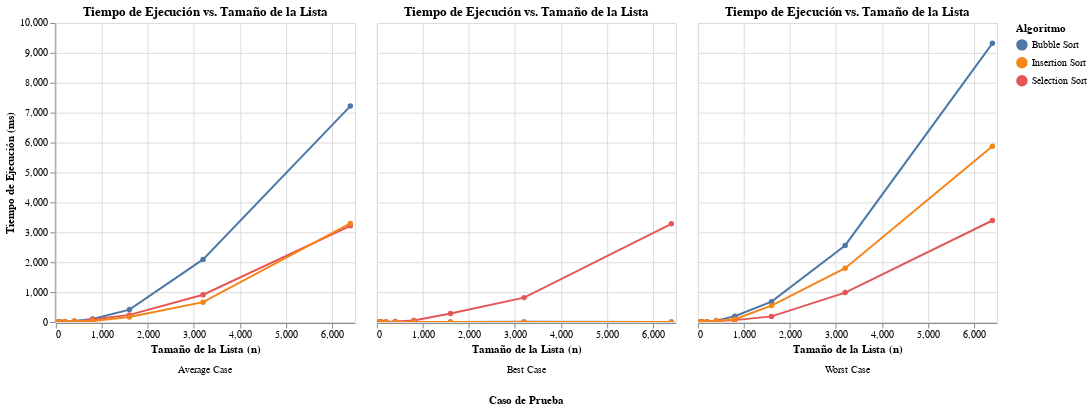

Source (notebook cell):
### Markdown cell above
## 2. Gráfica: Tiempo de Ejecución vs. Tamaño (n)

Comparamos el tiempo real (en milisegundos) que tomó cada algoritmo para diferentes tamaños de lista (n), separado por cada caso de prueba.

### Code cell
# Solo ejecutar si el DataFrame no está vacío
if not df.empty:
    chart_time = alt.Chart(df).mark_line(point=True).encode(
        # Eje X: Tamaño de la lista
        x=alt.X('Size (n)', title='Tamaño de la Lista (n)'),
        
        # Eje Y: Tiempo de ejecución
        y=alt.Y('Time (ms)', title='Tiempo de Ejecución (ms)'),
        
        # Color: Una línea por cada algoritmo
        color=alt.Color('Algorithm', title='Algoritmo'),
        
        # Tooltip: Mostrar detalles al pasar el mouse
        tooltip=['Algorithm', 'Case', 'Size (n)', 'Time (ms)', 'Comparisons', 'Movements']
    ).properties(
        title='Tiempo de Ejecución vs. Tamaño de la Lista'
    ).facet(
        # Columnas: Separar los gráficos por 'Caso de Prueba'
        column=alt.Column('Case', title='Caso de Prueba', header=alt.Header(titleOrient="bottom", labelOrient="bottom"))
    ).interactive() # Habilitar zoom y pan

    display(chart_time)
else:
    print("No se pueden generar gráficos porque no se cargaron datos.")

### Figure 1 — Vega-Lite specification as saved in the notebook (floating-point values rounded to 4 significant figures)
{"config": {"view": {"continuousWidth": 300, "continuousHeight": 300}}, "data": {"name": "data-240fde45c889bafb4472f95763ef335a"}, "facet": {"column": {"field": "Case", "header": {"labelOrient": "bottom", "titleOrient": "bottom"}, "title": "Caso de Prueba", "type": "nominal"}}, "spec": {"mark": {"type": "line", "point": true}, "encoding": {"color": {"field": "Algorithm", "title": "Algoritmo", "type": "nominal"}, "tooltip": [{"field": "Algorithm", "type": "nominal"}, {"field": "Case", "type": "nominal"}, {"field": "Size (n)", "type": "quantitative"}, {"field": "Time (ms)", "type": "quantitative"}, {"field": "Comparisons", "type": "quantitative"}, {"field": "Movements", "type": "quantitative"}], "x": {"field": "Size (n)", "title": "Tamaño de la Lista (n)", "type": "quantitative"}, "y": {"field": "Time (ms)", "title": "Tiempo de Ejecución (ms)", "type": "quantitative"}}, "name": "view_4", "title": "Tiempo de Ejecución vs. Tamaño de la Lista"}, "params": [{"name": "param_4", "select": {"type": "interval", "encodings": ["x", "y"]}, "bind": "scales", "views": ["view_4"]}], "$schema": "https://vega.github.io/schema/vega-lite/v5.8.0.json", "datasets": {"data-240fde45c889bafb4472f95763ef335a": [{"Algorithm": "Bubble Sort", "Case": "Average Case", "Size (n)": 50, "Comparisons": 1089, "Movements": 623, "Time (ms)": 0.0}, {"Algorithm": "Selection Sort", "Case": "Average Case", "Size (n)": 50, "Comparisons": 1225, "Movements": 47, "Time (ms)": 0.0}, {"Algorithm": "Insertion Sort", "Case": "Average Case", "Size (n)": 50, "Comparisons": 669, "Movements": 623, "Time (ms)": 0.0}, {"Algorithm": "Bubble Sort", "Case": "Average Case", "Size (n)": 100, "Comparisons": 4914, "Movements": 2587, "Time (ms)": 12.43}, {"Algorithm": "Selection Sort", "Case": "Average Case", "Size (n)": 100, "Comparisons": 4950, "Movements": 95, "Time (ms)": 1.008}, {"Algorithm": "Insertion Sort", "Case": "Average Case", "Size (n)": 100, "Comparisons": 2682, "Movements": 2587, "Time (ms)": 1.781}, {"Algorithm": "Bubble Sort", "Case": "Average Case", "Size (n)": 200, "Comparisons": 19795, "Movements": 9999, "Time (ms)": 6.993}, {"Algorithm": "Selection Sort", "Case": "Average Case", "Size (n)": 200, "Comparisons": 19900, "Movements": 193, "Time (ms)": 6.011}, {"Algorithm": "Insertion Sort", "Case": "Average Case", "Size (n)": 200, "Comparisons": 10195, "Movements": 9999, "Time (ms)": 4.999}, {"Algorithm": "Bubble Sort", "Case": "Average Case", "Size (n)": 400, "Comparisons": 79664, "Movements": 41770, "Time (ms)": 31.5}, {"Algorithm": "Selection Sort", "Case": "Average Case", "Size (n)": 400, "Comparisons": 79800, "Movements": 392, "Time (ms)": 3.037}, {"Algorithm": "Insertion Sort", "Case": "Average Case", "Size (n)": 400, "Comparisons": 42163, "Movements": 41770, "Time (ms)": 26.26}, {"Algorithm": "Bubble Sort", "Case": "Average Case", "Size (n)": 800, "Comparisons": 319005, "Movements": 160163, "Time (ms)": 99.97}, {"Algorithm": "Selection Sort", "Case": "Average Case", "Size (n)": 800, "Comparisons": 319600, "Movements": 791, "Time (ms)": 83.16}, {"Algorithm": "Insertion Sort", "Case": "Average Case", "Size (n)": 800, "Comparisons": 160959, "Movements": 160163, "Time (ms)": 34.02}, {"Algorithm": "Bubble Sort", "Case": "Average Case", "Size (n)": 1600, "Comparisons": 1277430, "Movements": 648146, "Time (ms)": 415.9}, {"Algorithm": "Selection Sort", "Case": "Average Case", "Size (n)": 1600, "Comparisons": 1279200, "Movements": 1594, "Time (ms)": 239.5}, {"Algorithm": "Insertion Sort", "Case": "Average Case", "Size (n)": 1600, "Comparisons": 649743, "Movements": 648146, "Time (ms)": 171.3}, {"Algorithm": "Bubble Sort", "Case": "Average Case", "Size (n)": 3200, "Comparisons": 5117175, "Movements": 2564760, "Time (ms)": 2095.0}, {"Algorithm": "Selection Sort", "Case": "Average Case", "Size (n)": 3200, "Comparisons": 5118400, "Movements": 3190, "Time (ms)": 912.7}, {"Algorithm": "Insertion Sort", "Case": "Average Case", "Size (n)": 3200, "Comparisons": 2567953, "Movements": 2564760, "Time (ms)": 664.0}, {"Algorithm": "Bubble Sort", "Case": "Average Case", "Size (n)": 6400, "Comparisons": 20475260, "Movements": 10359473, "Time (ms)": 7219.0}, {"Algorithm": "Selection Sort", "Case": "Average Case", "Size (n)": 6400, "Comparisons": 20476800, "Movements": 6393, "Time (ms)": 3218.0}, {"Algorithm": "Insertion Sort", "Case": "Average Case", "Size (n)": 6400, "Comparisons": 10365861, "Movements": 10359473, "Time (ms)": 3296.0}, {"Algorithm": "Bubble Sort", "Case": "Best Case", "Size (n)": 50, "Comparisons": 49, "Movements": 0, "Time (ms)": 0.0}, {"Algorithm": "Selection Sort", "Case": "Best Case", "Size (n)": 50, "Comparisons": 1225, "Movements": 0, "Time (ms)": 0.0}, {"Algorithm": "Insertion Sort", "Case": "Best Case", "Size (n)": 50, "Comparisons": 49, "Movements": 0, "Time (ms)": 0.0}, {"Algorithm": "Bubble Sort", "Case": "Best Case", "Size (n)": 100, "Comparisons": 99, "Movements": 0, "Time (ms)": 0.0}, {"Algorithm": "Selection Sort", "Case": "Best Case", "Size (n)": 100, "Comparisons": 4950, "Movements": 0, "Time (ms)": 0.0}, {"Algorithm": "Insertion Sort", "Case": "Best Case", "Size (n)": 100, "Comparisons": 99, "Movements": 0, "Time (ms)": 0.0}, {"Algorithm": "Bubble Sort", "Case": "Best Case", "Size (n)": 200, "Comparisons": 199, "Movements": 0, "Time (ms)": 0.0}, {"Algorithm": "Selection Sort", "Case": "Best Case", "Size (n)": 200, "Comparisons": 19900, "Movements": 0, "Time (ms)": 0.0}, {"Algorithm": "Insertion Sort", "Case": "Best Case", "Size (n)": 200, "Comparisons": 199, "Movements": 0, "Time (ms)": 0.0}, {"Algorithm": "Bubble Sort", "Case": "Best Case", "Size (n)": 400, "Comparisons": 399, "Movements": 0, "Time (ms)": 0.0}, {"Algorithm": "Selection Sort", "Case": "Best Case", "Size (n)": 400, "Comparisons": 79800, "Movements": 0, "Time (ms)": 21.57}, {"Algorithm": "Insertion Sort", "Case": "Best Case", "Size (n)": 400, "Comparisons": 399, "Movements": 0, "Time (ms)": 0.0}, {"Algorithm": "Bubble Sort", "Case": "Best Case", "Size (n)": 800, "Comparisons": 799, "Movements": 0, "Time (ms)": 0.0}, {"Algorithm": "Selection Sort", "Case": "Best Case", "Size (n)": 800, "Comparisons": 319600, "Movements": 0, "Time (ms)": 54.42}, {"Algorithm": "Insertion Sort", "Case": "Best Case", "Size (n)": 800, "Comparisons": 799, "Movements": 0, "Time (ms)": 0.0}, {"Algorithm": "Bubble Sort", "Case": "Best Case", "Size (n)": 1600, "Comparisons": 1599, "Movements": 0, "Time (ms)": 0.0}, {"Algorithm": "Selection Sort", "Case": "Best Case", "Size (n)": 1600, "Comparisons": 1279200, "Movements": 0, "Time (ms)": 287.3}, {"Algorithm": "Insertion Sort", "Case": "Best Case", "Size (n)": 1600, "Comparisons": 1599, "Movements": 0, "Time (ms)": 0.0}, {"Algorithm": "Bubble Sort", "Case": "Best Case", "Size (n)": 3200, "Comparisons": 3199, "Movements": 0, "Time (ms)": 5.567}, {"Algorithm": "Selection Sort", "Case": "Best Case", "Size (n)": 3200, "Comparisons": 5118400, "Movements": 0, "Time (ms)": 816.2}, {"Algorithm": "Insertion Sort", "Case": "Best Case", "Size (n)": 3200, "Comparisons": 3199, "Movements": 0, "Time (ms)": 0.0}, {"Algorithm": "Bubble Sort", "Case": "Best Case", "Size (n)": 6400, "Comparisons": 6399, "Movements": 0, "Time (ms)": 0.0}, {"Algorithm": "Selection Sort", "Case": "Best Case", "Size (n)": 6400, "Comparisons": 20476800, "Movements": 0, "Time (ms)": 3283.0}, {"Algorithm": "Insertion Sort", "Case": "Best Case", "Size (n)": 6400, "Comparisons": 6399, "Movements": 0, "Time (ms)": 0.0}, {"Algorithm": "Bubble Sort", "Case": "Worst Case", "Size (n)": 50, "Comparisons": 1225, "Movements": 1225, "Time (ms)": 0.0}, {"Algorithm": "Selection Sort", "Case": "Worst Case", "Size (n)": 50, "Comparisons": 1225, "Movements": 25, "Time (ms)": 0.0}, {"Algorithm": "Insertion Sort", "Case": "Worst Case", "Size (n)": 50, "Comparisons": 1225, "Movements": 1225, "Time (ms)": 0.7255}, {"Algorithm": "Bubble Sort", "Case": "Worst Case", "Size (n)": 100, "Comparisons": 4950, "Movements": 4950, "Time (ms)": 2.002}, {"Algorithm": "Selection Sort", "Case": "Worst Case", "Size (n)": 100, "Comparisons": 4950, "Movements": 50, "Time (ms)": 1.999}, {"Algorithm": "Insertion Sort", "Case": "Worst Case", "Size (n)": 100, "Comparisons": 4950, "Movements": 4950, "Time (ms)": 3.674}, {"Algorithm": "Bubble Sort", "Case": "Worst Case", "Size (n)": 200, "Comparisons": 19900, "Movements": 19900, "Time (ms)": 12.67}, {"Algorithm": "Selection Sort", "Case": "Worst Case", "Size (n)": 200, "Comparisons": 19900, "Movements": 100, "Time (ms)": 10.71}, {"Algorithm": "Insertion Sort", "Case": "Worst Case", "Size (n)": 200, "Comparisons": 19900, "Movements": 19900, "Time (ms)": 13.89}, {"Algorithm": "Bubble Sort", "Case": "Worst Case", "Size (n)": 400, "Comparisons": 79800, "Movements": 79800, "Time (ms)": 46.51}, {"Algorithm": "Selection Sort", "Case": "Worst Case", "Size (n)": 400, "Comparisons": 79800, "Movements": 200, "Time (ms)": 31.15}, {"Algorithm": "Insertion Sort", "Case": "Worst Case", "Size (n)": 400, "Comparisons": 79800, "Movements": 79800, "Time (ms)": 46.04}, {"Algorithm": "Bubble Sort", "Case": "Worst Case", "Size (n)": 800, "Comparisons": 319600, "Movements": 319600, "Time (ms)": 193.3}, {"Algorithm": "Selection Sort", "Case": "Worst Case", "Size (n)": 800, "Comparisons": 319600, "Movements": 400, "Time (ms)": 63.61}, {"Algorithm": "Insertion Sort", "Case": "Worst Case", "Size (n)": 800, "Comparisons": 319600, "Movements": 319600, "Time (ms)": 94.1}, {"Algorithm": "Bubble Sort", "Case": "Worst Case", "Size (n)": 1600, "Comparisons": 1279200, "Movements": 1279200, "Time (ms)": 682.7}, {"Algorithm": "Selection Sort", "Case": "Worst Case", "Size (n)": 1600, "Comparisons": 1279200, "Movements": 800, "Time (ms)": 188.8}, {"Algorithm": "Insertion Sort", "Case": "Worst Case", "Size (n)": 1600, "Comparisons": 1279200, "Movements": 1279200, "Time (ms)": 548.8}, {"Algorithm": "Bubble Sort", "Case": "Worst Case", "Size (n)": 3200, "Comparisons": 5118400, "Movements": 5118400, "Time (ms)": 2561.0}, {"Algorithm": "Selection Sort", "Case": "Worst Case", "Size (n)": 3200, "Comparisons": 5118400, "Movements": 1600, "Time (ms)": 984.7}, {"Algorithm": "Insertion Sort", "Case": "Worst Case", "Size (n)": 3200, "Comparisons": 5118400, "Movements": 5118400, "Time (ms)": 1799.0}, {"Algorithm": "Bubble Sort", "Case": "Worst Case", "Size (n)": 6400, "Comparisons": 20476800, "Movements": 20476800, "Time (ms)": 9319.0}, {"Algorithm": "Selection Sort", "Case": "Worst Case", "Size (n)": 6400, "Comparisons": 20476800, "Movements": 3200, "Time (ms)": 3395.0}, {"Algorithm": "Insertion Sort", "Case": "Worst Case", "Size (n)": 6400, "Comparisons": 20476800, "Movements": 20476800, "Time (ms)": 5880.0}]}}
